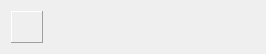
<ui version="4.0" >
 <class>InfoListWidgetItem</class>
 <widget class="QWidget" name="InfoListWidgetItem" >
  <property name="geometry" >
   <rect>
    <x>0</x>
    <y>0</y>
    <width>266</width>
    <height>53</height>
   </rect>
  </property>
  <layout class="QHBoxLayout" >
   <item>
    <widget class="QLabel" name="icon" >
     <property name="sizePolicy" >
      <sizepolicy vsizetype="Fixed" hsizetype="Fixed" >
       <horstretch>0</horstretch>
       <verstretch>0</verstretch>
      </sizepolicy>
     </property>
     <property name="minimumSize" >
      <size>
       <width>32</width>
       <height>32</height>
      </size>
     </property>
     <property name="frameShape" >
      <enum>QFrame::Panel</enum>
     </property>
     <property name="frameShadow" >
      <enum>QFrame::Raised</enum>
     </property>
    </widget>
   </item>
   <item>
    <layout class="QVBoxLayout" >
     <property name="spacing" >
      <number>0</number>
     </property>
     <item>
      <layout class="QHBoxLayout" >
       <item>
        <widget class="QLabel" name="text1" />
       </item>
       <item>
        <spacer>
         <property name="orientation" >
          <enum>Qt::Horizontal</enum>
         </property>
         <property name="sizeHint" stdset="0" >
          <size>
           <width>0</width>
           <height>0</height>
          </size>
         </property>
        </spacer>
       </item>
       <item>
        <widget class="QLabel" name="text2" >
         <property name="alignment" >
          <set>Qt::AlignRight|Qt::AlignTrailing|Qt::AlignVCenter</set>
         </property>
        </widget>
       </item>
      </layout>
     </item>
     <item>
      <layout class="QHBoxLayout" >
       <item>
        <widget class="QLabel" name="text3" >
         <property name="font" >
          <font>
           <pointsize>7</pointsize>
          </font>
         </property>
        </widget>
       </item>
       <item>
        <spacer>
         <property name="orientation" >
          <enum>Qt::Horizontal</enum>
         </property>
         <property name="sizeHint" stdset="0" >
          <size>
           <width>0</width>
           <height>0</height>
          </size>
         </property>
        </spacer>
       </item>
       <item>
        <widget class="QLabel" name="text4" >
         <property name="font" >
          <font>
           <pointsize>7</pointsize>
          </font>
         </property>
         <property name="alignment" >
          <set>Qt::AlignRight|Qt::AlignTrailing|Qt::AlignVCenter</set>
         </property>
        </widget>
       </item>
      </layout>
     </item>
    </layout>
   </item>
  </layout>
 </widget>
 <resources/>
 <connections/>
</ui>
